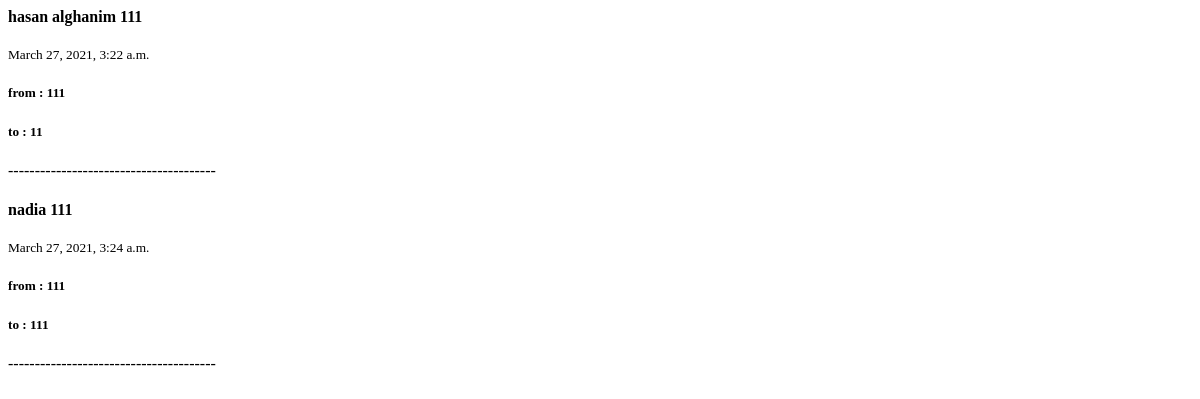
Page /dashboard on the earlier database version.
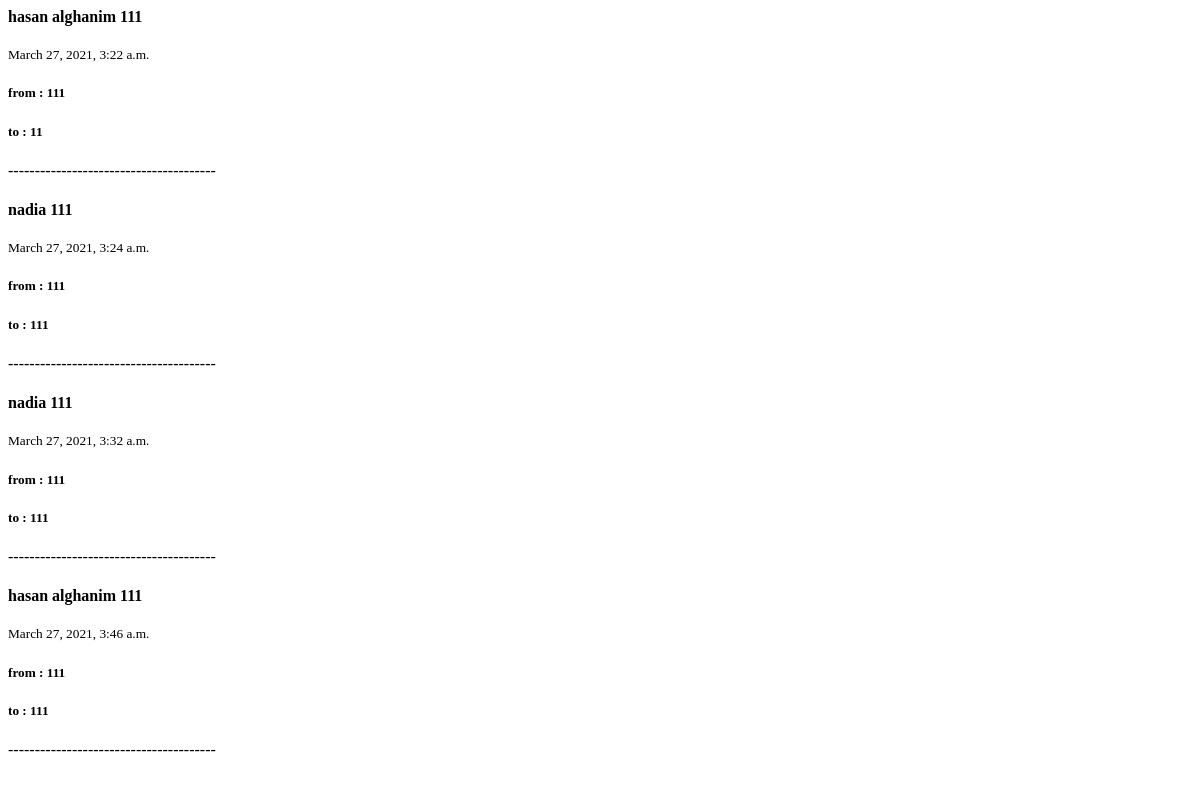
Same page on the later database version.
### main/models.py (models this page shows, shortened)
class walkrequest(models.Model):
    name            = models.CharField(max_length=100, blank=False)
    phone           = models.IntegerField()
    fromlocation    = models.CharField(max_length=100, blank=False)
    tolocation      = models.CharField(max_length=100, blank=False)
    timerecived     = models.DateTimeField(auto_now_add=True)
    completed       = models.BooleanField(blank=True)

### main/views.py (the view)
# urls.py: path('dashboard', views.dashboard, name='dashboard')
def dashboard(request):
    walk = walkrequest.objects.all()
    return render(request,'main/dashboard.html', {'walk':walk })

### main/templates/main/dashboard.html
{% for walk in walk %}
<h4>{{walk.name}} {{walk.phone}}</h4>
<small>{{walk.timerecived}}</small>
<h5>from : {{walk.fromlocation}}</h5>
<h5>to : {{walk.tolocation}}</h5>
---------------------------------------
{% endfor %}

Differences in the rows shown:
added walkrequest: name "nadia", phone "111", timerecived "March 27, 2021, 3:32 a.m.", fromlocation "111", tolocation "111"
added walkrequest: name "hasan alghanim", phone "111", timerecived "March 27, 2021, 3:46 a.m.", fromlocation "111", tolocation "111"
